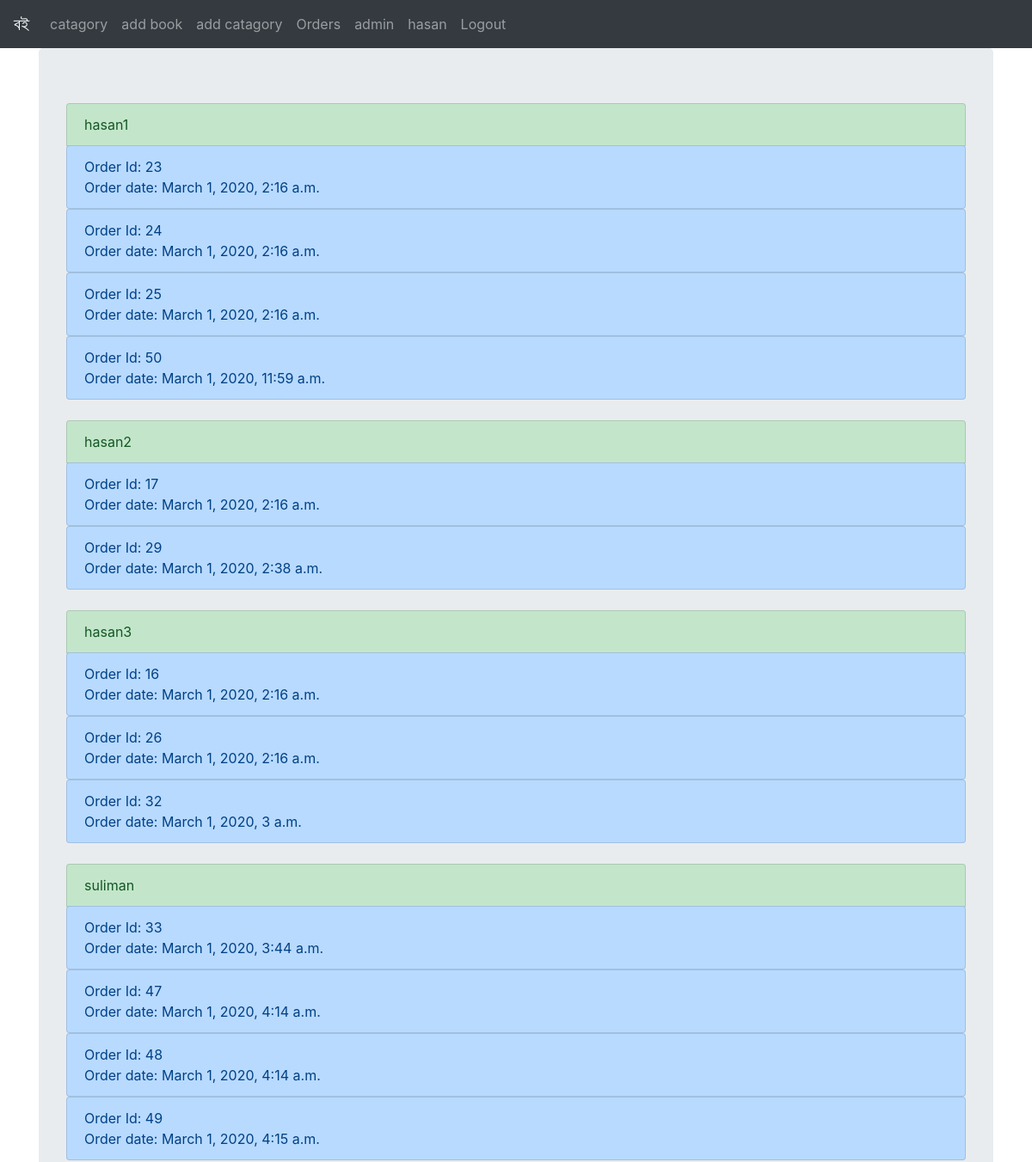
The app's page /order (signed in, upper part), older data.
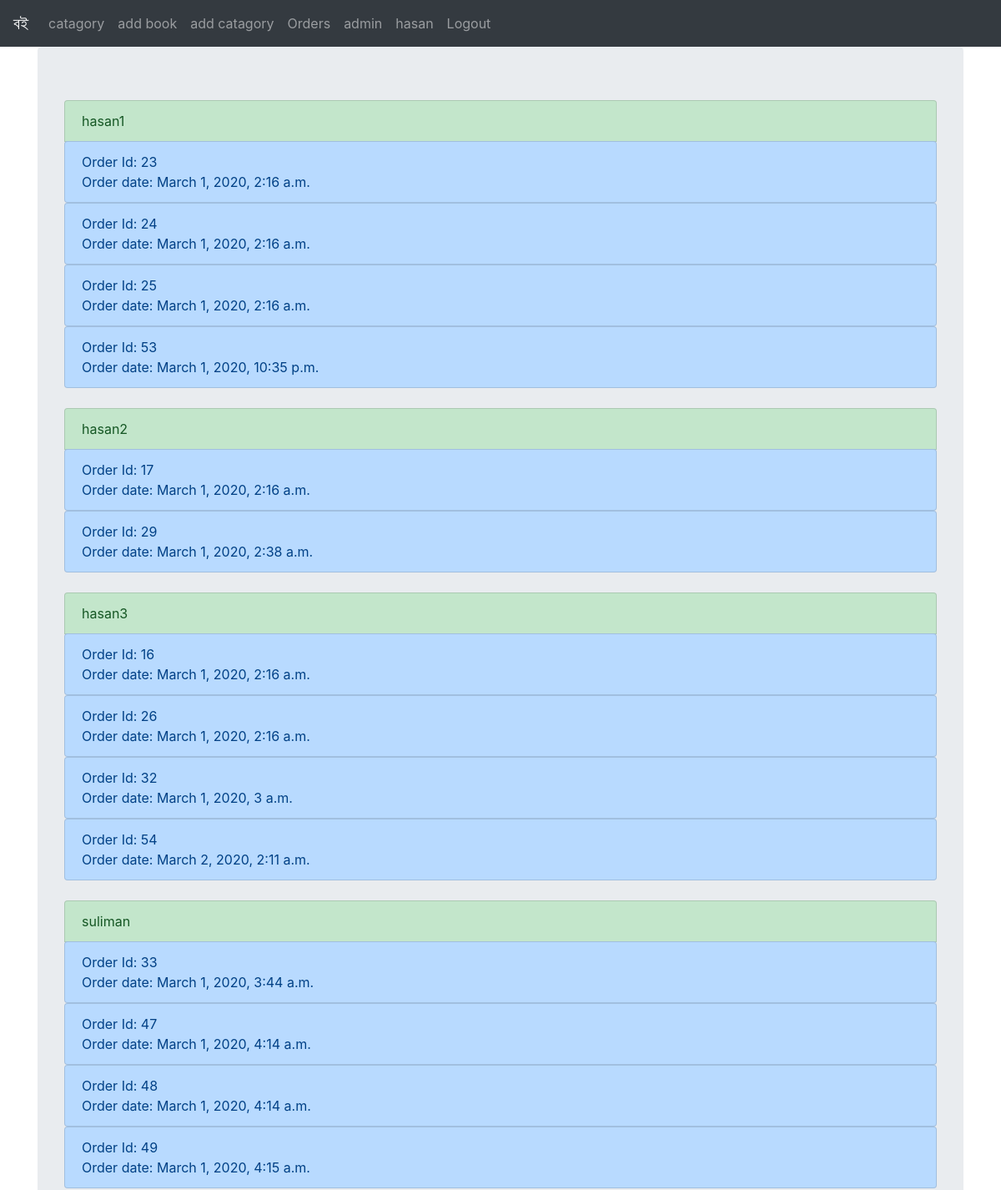
The same page, newer data.
### buy/models.py (models this page shows, shortened)
class Order(models.Model):
    user = models.ForeignKey(User, on_delete=models.CASCADE, blank=True, null=True)
    name = models.CharField(max_length=100,default=1)
    phone = models.CharField(max_length=100,default=1)
    aphone =models.CharField(max_length=100,default=1)
    country = models.CharField(max_length=100,default=1)
    district = models.CharField(max_length=100,default=1)
    thana = models.CharField(max_length=100,default=1)
    address = models.CharField(max_length=1000,default=1)
    total = models.IntegerField(default=1)
    date = models.DateTimeField(auto_now=True)

### buy/views.py (the view)
# urls.py: path('order', views.order, name='order'),
def order(request):
    if request.user.is_superuser:
        order = Order.objects.all()
        u = User.objects.all()
        return render(request,'card/order.html',{'order':order,'u':u})

### templates/card/order.html
{% extends 'base.html' %}
{% block content %}
{% for u in u %}
{% if not u.is_superuser %}
<ul class="list-group">
 <li class="list-group-item list-group-item-success" href="#" >{{u.username}}</li>
      {% for order in order %}
       {% if order.user == u %}
        <div class="list-group">
            <a href="{% url 'order_detail' order.id %}" class="list-group-item list-group-item-action list-group-item-primary">
            Order Id: {{order.id}} <br>Order date: {{order.date}} </a>
          </div>
        {% endif %}
    {% endfor %}
</ul>
<br>
{% endif %}
{% endfor %}
{% endblock %}

### templates/base.html (shortened to what this page needs)
<html>
   <head>
   {% load staticfiles %}
      <link href="{% static 'css/bootstrap.min.css' %}" rel="stylesheet">
      <link rel="stylesheet" href="{% static 'style.css' %}">
   </head>
   <body>
<div class="container">
         <div class="page-header page-header-custom">
            <h1 class="text-center">Online Book Shop</h1>
         </div>
 <nav class="navbar navbar-expand-sm bg-dark navbar-dark fixed-top">
  <a class="navbar-brand" href="{% url 'book_home' %}">বই</a>
  <ul class="navbar-nav">
    <li class="nav-item ">
      <a class="nav-link" href="{% url 'catagory_home' %}">catagory</a>
    </li>
    {% if user.is_authenticated %}
    {% if user.is_superuser %}
    <li class="nav-item">
      <a class="nav-link" href="{% url 'book_add' %}">add book</a>
    </li>
    <li class="nav-item">
      <a class="nav-link" href="{% url 'catagory_add' %}">add catagory</a>
    </li>
    <li class="nav-item">
      <a class="nav-link" href="{% url 'order' %}">Orders</a>
    </li>
    <li class="nav-item">
      <a class="nav-link" href="http://127.0.0.1:8000/admin/">admin</a>
    </li>
    {% endif %}
    <li class="nav-item">
      <a class="nav-link" >{{user.username}}</a>
    </li>
    <li class="nav-item">
      <a class="nav-link" href="{% url 'logout' %}" >Logout</a>
    </li>
    {% endif %}
  </ul>
</nav>
      <div class="jumbotron">
         {% block content %}
         {% endblock %}
      </div>
</div>
    </body>
</html>

Row changes from the older to the newer data that the page shows:
removed Order: id "50", date "March 1, 2020, 11:59 a.m."
added Order: id "53", date "March 1, 2020, 10:35 p.m."
added Order: id "54", date "March 2, 2020, 2:11 a.m."
